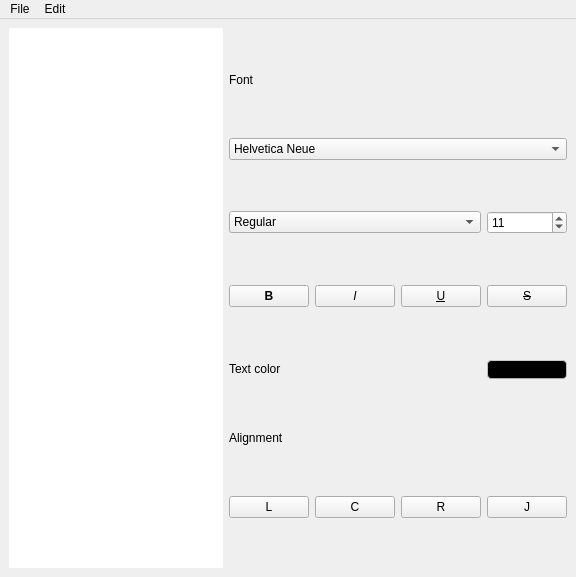
<?xml version="1.0" encoding="UTF-8"?>
<ui version="4.0">
 <class>main_window</class>
 <widget class="QMainWindow" name="main_window">
  <property name="geometry">
   <rect>
    <x>0</x>
    <y>0</y>
    <width>576</width>
    <height>577</height>
   </rect>
  </property>
  <property name="windowTitle">
   <string>main_window</string>
  </property>
  <widget class="QWidget" name="centralwidget">
   <layout class="QVBoxLayout" name="verticalLayout">
    <item>
     <layout class="QHBoxLayout" name="layout_global">
      <item>
       <widget class="QTextEdit" name="text_edit">
        <property name="sizePolicy">
         <sizepolicy hsizetype="Preferred" vsizetype="Expanding">
          <horstretch>0</horstretch>
          <verstretch>0</verstretch>
         </sizepolicy>
        </property>
        <property name="styleSheet">
         <string notr="true">border : none;
padding : 10px;
background : white;</string>
        </property>
        <property name="html">
         <string>&lt;!DOCTYPE HTML PUBLIC &quot;-//W3C//DTD HTML 4.0//EN&quot; &quot;http://www.w3.org/TR/REC-html40/strict.dtd&quot;&gt;
&lt;html&gt;&lt;head&gt;&lt;meta name=&quot;qrichtext&quot; content=&quot;1&quot; /&gt;&lt;style type=&quot;text/css&quot;&gt;
p, li { white-space: pre-wrap; }
&lt;/style&gt;&lt;/head&gt;&lt;body style=&quot; font-family:'.AppleSystemUIFont'; font-size:13pt; font-weight:400; font-style:normal;&quot;&gt;
&lt;p style=&quot;-qt-paragraph-type:empty; margin-top:0px; margin-bottom:0px; margin-left:0px; margin-right:0px; -qt-block-indent:0; text-indent:0px; font-family:'.AppleSystemUIFont';&quot;&gt;&lt;br /&gt;&lt;/p&gt;&lt;/body&gt;&lt;/html&gt;</string>
        </property>
       </widget>
      </item>
      <item>
       <layout class="QGridLayout" name="layout_edit">
        <property name="leftMargin">
         <number>0</number>
        </property>
        <item row="7" column="2">
         <widget class="QPushButton" name="button_align_right">
          <property name="text">
           <string>R</string>
          </property>
         </widget>
        </item>
        <item row="2" column="0" colspan="4">
         <widget class="QComboBox" name="combo_font_family">
          <property name="sizePolicy">
           <sizepolicy hsizetype="MinimumExpanding" vsizetype="Fixed">
            <horstretch>0</horstretch>
            <verstretch>0</verstretch>
           </sizepolicy>
          </property>
          <property name="styleSheet">
           <string notr="true"/>
          </property>
          <item>
           <property name="text">
            <string>Helvetica Neue</string>
           </property>
          </item>
          <item>
           <property name="text">
            <string>Baskervill</string>
           </property>
          </item>
          <item>
           <property name="text">
            <string>Andale Mono</string>
           </property>
          </item>
          <item>
           <property name="text">
            <string>Hiragino Sans CNS</string>
           </property>
          </item>
          <item>
           <property name="text">
            <string>Times New Roman</string>
           </property>
          </item>
          <item>
           <property name="text">
            <string>Gill Sans</string>
           </property>
          </item>
         </widget>
        </item>
        <item row="4" column="0">
         <widget class="QPushButton" name="button_bold">
          <property name="styleSheet">
           <string notr="true">font-weight : bold;</string>
          </property>
          <property name="text">
           <string>B</string>
          </property>
         </widget>
        </item>
        <item row="4" column="1">
         <widget class="QPushButton" name="button_italic">
          <property name="styleSheet">
           <string notr="true">font-style : italic;</string>
          </property>
          <property name="text">
           <string>I</string>
          </property>
         </widget>
        </item>
        <item row="0" column="0" colspan="4">
         <widget class="QLabel" name="label_font">
          <property name="sizePolicy">
           <sizepolicy hsizetype="Preferred" vsizetype="Fixed">
            <horstretch>0</horstretch>
            <verstretch>0</verstretch>
           </sizepolicy>
          </property>
          <property name="styleSheet">
           <string notr="true">
</string>
          </property>
          <property name="text">
           <string>Font</string>
          </property>
         </widget>
        </item>
        <item row="4" column="2">
         <widget class="QPushButton" name="button_underline">
          <property name="styleSheet">
           <string notr="true"> text-decoration : underline;</string>
          </property>
          <property name="text">
           <string>U</string>
          </property>
         </widget>
        </item>
        <item row="3" column="0" colspan="3">
         <widget class="QComboBox" name="combo_font_type">
          <item>
           <property name="text">
            <string>Regular</string>
           </property>
          </item>
          <item>
           <property name="text">
            <string>Italic</string>
           </property>
          </item>
          <item>
           <property name="text">
            <string>Semibold</string>
           </property>
          </item>
          <item>
           <property name="text">
            <string>Semibold Italic</string>
           </property>
          </item>
          <item>
           <property name="text">
            <string>Bold</string>
           </property>
          </item>
          <item>
           <property name="text">
            <string>Bold Italic</string>
           </property>
          </item>
         </widget>
        </item>
        <item row="7" column="3">
         <widget class="QPushButton" name="button_align_justify">
          <property name="text">
           <string>J</string>
          </property>
         </widget>
        </item>
        <item row="7" column="1">
         <widget class="QPushButton" name="button_align_center">
          <property name="text">
           <string>C</string>
          </property>
         </widget>
        </item>
        <item row="5" column="3">
         <widget class="QPushButton" name="button_color">
          <property name="minimumSize">
           <size>
            <width>0</width>
            <height>0</height>
           </size>
          </property>
          <property name="styleSheet">
           <string notr="true">QPushButton	
{
	padding : 2px 11px 1px 11px;
	border-top : 1px solid #c8c8c8;
	border-bottom : 1px solid #acacac;
	border-left : 1px solid #c2c2c2;
	border-right : 1px solid #c2c2c2;
	margin : 2px 0px 1px 0px;
	background-color : black;
	border-radius : 4px;
}</string>
          </property>
          <property name="text">
           <string/>
          </property>
         </widget>
        </item>
        <item row="5" column="0" colspan="3">
         <widget class="QLabel" name="label_color">
          <property name="sizePolicy">
           <sizepolicy hsizetype="Preferred" vsizetype="Fixed">
            <horstretch>0</horstretch>
            <verstretch>0</verstretch>
           </sizepolicy>
          </property>
          <property name="styleSheet">
           <string notr="true"/>
          </property>
          <property name="text">
           <string>Text color</string>
          </property>
         </widget>
        </item>
        <item row="4" column="3">
         <widget class="QPushButton" name="button_crossed">
          <property name="styleSheet">
           <string notr="true"> text-decoration : line-through;</string>
          </property>
          <property name="text">
           <string>S</string>
          </property>
         </widget>
        </item>
        <item row="3" column="3">
         <widget class="QSpinBox" name="spin_font">
          <property name="value">
           <number>11</number>
          </property>
         </widget>
        </item>
        <item row="7" column="0">
         <widget class="QPushButton" name="button_align_left">
          <property name="text">
           <string>L</string>
          </property>
         </widget>
        </item>
        <item row="6" column="0" colspan="4">
         <widget class="QLabel" name="label_alignment">
          <property name="sizePolicy">
           <sizepolicy hsizetype="Preferred" vsizetype="Fixed">
            <horstretch>0</horstretch>
            <verstretch>0</verstretch>
           </sizepolicy>
          </property>
          <property name="text">
           <string>Alignment</string>
          </property>
         </widget>
        </item>
       </layout>
      </item>
     </layout>
    </item>
   </layout>
  </widget>
  <widget class="QMenuBar" name="menubar">
   <property name="geometry">
    <rect>
     <x>0</x>
     <y>0</y>
     <width>576</width>
     <height>22</height>
    </rect>
   </property>
   <widget class="QMenu" name="menuFile">
    <property name="title">
     <string>File</string>
    </property>
    <addaction name="actionNew"/>
    <addaction name="actionOpen"/>
    <addaction name="actionSave"/>
    <addaction name="actionSave_as"/>
    <addaction name="actionPrint"/>
    <addaction name="actionExit"/>
   </widget>
   <widget class="QMenu" name="menuEdit">
    <property name="title">
     <string>Edit</string>
    </property>
    <addaction name="actionCopy"/>
    <addaction name="actionPaste"/>
    <addaction name="actionCut"/>
    <addaction name="actionUndo"/>
    <addaction name="actionRedo"/>
   </widget>
   <addaction name="menuFile"/>
   <addaction name="menuEdit"/>
  </widget>
  <action name="actionNew">
   <property name="text">
    <string>New</string>
   </property>
  </action>
  <action name="actionOpen">
   <property name="text">
    <string>Open</string>
   </property>
  </action>
  <action name="actionSave">
   <property name="text">
    <string>Save</string>
   </property>
  </action>
  <action name="actionSave_as">
   <property name="text">
    <string>Save as</string>
   </property>
  </action>
  <action name="actionPrint">
   <property name="text">
    <string>Print</string>
   </property>
  </action>
  <action name="actionExit">
   <property name="text">
    <string>Exit</string>
   </property>
  </action>
  <action name="actionCopy">
   <property name="text">
    <string>Copy</string>
   </property>
  </action>
  <action name="actionPaste">
   <property name="text">
    <string>Paste</string>
   </property>
  </action>
  <action name="actionCut">
   <property name="text">
    <string>Cut</string>
   </property>
  </action>
  <action name="actionUndo">
   <property name="text">
    <string>Undo</string>
   </property>
  </action>
  <action name="actionRedo">
   <property name="text">
    <string>Redo</string>
   </property>
  </action>
 </widget>
 <resources/>
 <connections/>
</ui>
